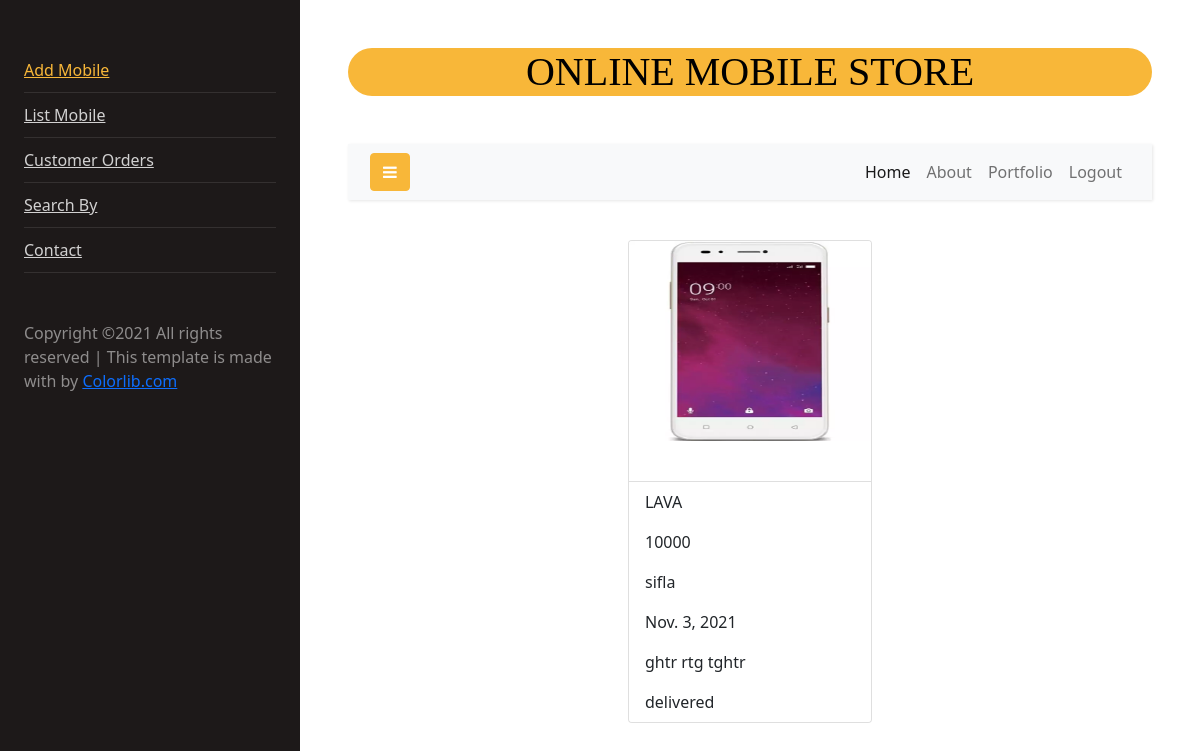
The page /mobilestore/customerorderview1 (signed in) on the database its author committed.
### mobile/models.py (models this page shows, shortened)
class Orders(models.Model):
    item=models.ForeignKey(Cart,on_delete=models.CASCADE)
    user=models.CharField(max_length=40)
    address=models.CharField(max_length=100)
    order_date=models.DateField(auto_now_add=True)
    options=(
        ("orderplaced","orderplaced"),
        ("dispatch","dispatch"),
        ("intransit","intransit"),
        ("delivered","delivered"),
        ("order_cancelled","order_cancelled")
    )
    status=models.CharField(max_length=100,choices=options,default="orderplaced")
    delivery_date=models.DateField(null=True,blank=True)

class Cart(models.Model):
    item=models.ForeignKey(Mobile,on_delete=models.CASCADE)
    user=models.ForeignKey(User,on_delete=models.CASCADE)
    options=(
        ("incart","incart"),
        ("cancelled","cancelled"),
        ("order placed","order placed")
    )
    status=models.CharField(max_length=100,choices=options,default="incart")

class Mobile(models.Model):
    mobile_name=models.CharField(max_length=100)
    model=models.CharField(unique=True,max_length=100)
    colour=models.CharField(max_length=100)
    storage=models.PositiveIntegerField(max_length=3)
    copies=models.PositiveIntegerField(max_length=100)
    price=models.PositiveIntegerField(max_length=100,default=100)
    image=models.ImageField(upload_to="images",null=True)

### mobile/views.py (the view)
# urls.py: path("customerorderview<int:id>", views.DetailCusView.as_view(), name="cusorderview"),
@method_decorator(signin_required,name="dispatch")
class DetailCusView(DetailView):
    model = Orders
    template_name = "cus_order_view.html"
    context_object_name = "order"
    pk_url_kwarg = "id"

### mobile/templates/cus_order_view.html (shortened to what this page needs)
<!DOCTYPE html>
{%extends 'mobile/base.html'%}
{%block body_block%}
<html lang="en">
<head>
    <link href="https://cdn.jsdelivr.net/npm/bootstrap@5.1.3/dist/css/bootstrap.min.css" rel="stylesheet"
>
</head>
<body>
<div class="container">
    <div class="row">
        <div class="col-4"></div>
        <div class="col-4">
            <div class="card" style="width: 100%;">
                <img src="{{order.item.item.image.url}}" class="card-img-top" alt="..." width="200px" height="200px">
                <div class="card-body">
                </div>
                <ul class="list-group list-group-flush">
                    <li class="list-group-item">{{order.item.item.mobile_name}}</li>
                    <li class="list-group-item">{{order.item.item.price}}</li>
                    <li class="list-group-item">{{order.user}}</li>
                    <li class="list-group-item">{{order.order_date}}</li>
                    <li class="list-group-item">{{order.address}}</li>
                    <li class="list-group-item">{{order.status}}</li>
                </ul>
            </div>
        </div>
        <div class="col-4"></div>
    </div>
</div>
</body>
</html>
{%endblock%}

### rows shown on the page
Orders: item.item.image (picture), item.item.mobile_name "LAVA", item.item.price "10000", user "sifla", order_date "Nov. 3, 2021", address "ghtr rtg tghtr", status "delivered"
